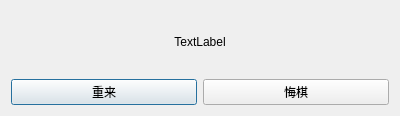
<?xml version="1.0" encoding="UTF-8"?>
<ui version="4.0">
 <class>WinDialog</class>
 <widget class="QDialog" name="WinDialog">
  <property name="geometry">
   <rect>
    <x>0</x>
    <y>0</y>
    <width>400</width>
    <height>116</height>
   </rect>
  </property>
  <property name="windowTitle">
   <string>比赛结束</string>
  </property>
  <layout class="QGridLayout" name="gridLayout">
   <item row="1" column="0" colspan="2">
    <widget class="QLabel" name="label">
     <property name="text">
      <string>TextLabel</string>
     </property>
     <property name="alignment">
      <set>Qt::AlignCenter</set>
     </property>
    </widget>
   </item>
   <item row="3" column="0">
    <widget class="QPushButton" name="RestartButton">
     <property name="text">
      <string>重来</string>
     </property>
    </widget>
   </item>
   <item row="3" column="1">
    <widget class="QPushButton" name="BackButton">
     <property name="text">
      <string>悔棋</string>
     </property>
    </widget>
   </item>
  </layout>
 </widget>
 <resources/>
 <connections/>
</ui>
